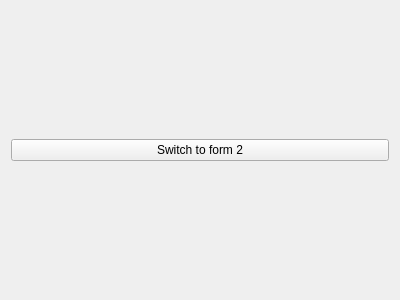
<?xml version="1.0" encoding="UTF-8"?>
<ui version="4.0">
 <class>Form</class>
 <widget class="QWidget" name="Form">
  <property name="geometry">
   <rect>
    <x>0</x>
    <y>0</y>
    <width>400</width>
    <height>300</height>
   </rect>
  </property>
  <property name="windowTitle">
   <string>Form</string>
  </property>
  <layout class="QGridLayout" name="gridLayout">
   <item row="0" column="0">
    <widget class="QPushButton" name="button_1">
     <property name="text">
      <string>Switch to form 2</string>
     </property>
    </widget>
   </item>
  </layout>
 </widget>
 <resources/>
 <connections/>
</ui>
